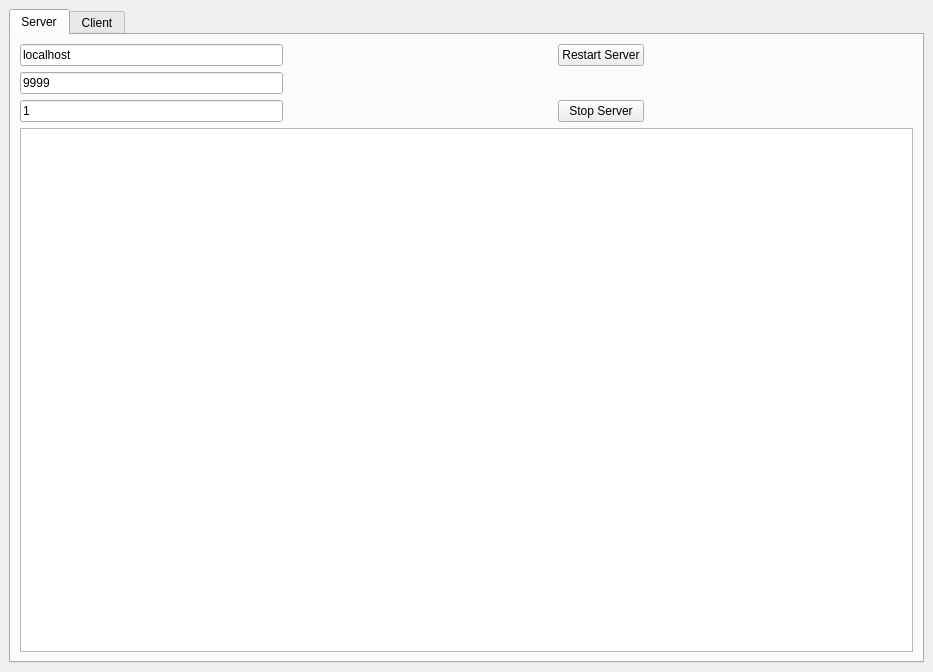
<?xml version="1.0" encoding="UTF-8"?>
<ui version="4.0">
 <class>MainWindow</class>
 <widget class="QMainWindow" name="MainWindow">
  <property name="geometry">
   <rect>
    <x>0</x>
    <y>0</y>
    <width>933</width>
    <height>672</height>
   </rect>
  </property>
  <property name="windowTitle">
   <string>video-syncer</string>
  </property>
  <widget class="QWidget" name="centralwidget">
   <layout class="QGridLayout" name="gridLayout">
    <item row="0" column="0">
     <widget class="QTabWidget" name="tabWidget">
      <property name="currentIndex">
       <number>0</number>
      </property>
      <widget class="QWidget" name="tab">
       <attribute name="title">
        <string>Server</string>
       </attribute>
       <layout class="QGridLayout" name="gridLayout_2">
        <item row="0" column="0">
         <widget class="QLineEdit" name="host_input">
          <property name="text">
           <string>localhost</string>
          </property>
         </widget>
        </item>
        <item row="3" column="0" colspan="4">
         <widget class="QTextBrowser" name="textBrowser"/>
        </item>
        <item row="2" column="2">
         <widget class="QPushButton" name="soptButton">
          <property name="text">
           <string>Stop Server</string>
          </property>
         </widget>
        </item>
        <item row="2" column="0">
         <widget class="QLineEdit" name="max_clients">
          <property name="text">
           <string>1</string>
          </property>
          <property name="placeholderText">
           <string>2</string>
          </property>
         </widget>
        </item>
        <item row="1" column="0">
         <widget class="QLineEdit" name="port_input">
          <property name="text">
           <string>9999</string>
          </property>
          <property name="placeholderText">
           <string>9999</string>
          </property>
         </widget>
        </item>
        <item row="1" column="3">
         <spacer name="horizontalSpacer_2">
          <property name="orientation">
           <enum>Qt::Horizontal</enum>
          </property>
          <property name="sizeHint" stdset="0">
           <size>
            <width>40</width>
            <height>20</height>
           </size>
          </property>
         </spacer>
        </item>
        <item row="1" column="1">
         <spacer name="horizontalSpacer">
          <property name="orientation">
           <enum>Qt::Horizontal</enum>
          </property>
          <property name="sizeHint" stdset="0">
           <size>
            <width>40</width>
            <height>20</height>
           </size>
          </property>
         </spacer>
        </item>
        <item row="0" column="2">
         <widget class="QPushButton" name="restart_button">
          <property name="text">
           <string>Restart Server</string>
          </property>
         </widget>
        </item>
       </layout>
      </widget>
      <widget class="QWidget" name="tab_2">
       <attribute name="title">
        <string>Client</string>
       </attribute>
       <layout class="QGridLayout" name="gridLayout_3">
        <item row="9" column="2" colspan="2">
         <widget class="QPushButton" name="disconnect_button">
          <property name="text">
           <string>Diconnect</string>
          </property>
         </widget>
        </item>
        <item row="2" column="2">
         <spacer name="verticalSpacer_2">
          <property name="orientation">
           <enum>Qt::Vertical</enum>
          </property>
          <property name="sizeHint" stdset="0">
           <size>
            <width>20</width>
            <height>40</height>
           </size>
          </property>
         </spacer>
        </item>
        <item row="0" column="2">
         <spacer name="verticalSpacer_3">
          <property name="orientation">
           <enum>Qt::Vertical</enum>
          </property>
          <property name="sizeHint" stdset="0">
           <size>
            <width>20</width>
            <height>40</height>
           </size>
          </property>
         </spacer>
        </item>
        <item row="5" column="2" colspan="2">
         <widget class="QPushButton" name="reconnect_button">
          <property name="text">
           <string>Reload</string>
          </property>
         </widget>
        </item>
        <item row="7" column="2" colspan="2">
         <widget class="QLabel" name="connected_label">
          <property name="text">
           <string/>
          </property>
         </widget>
        </item>
        <item row="3" column="3">
         <widget class="QLabel" name="label_2">
          <property name="text">
           <string>port</string>
          </property>
         </widget>
        </item>
        <item row="3" column="4">
         <spacer name="horizontalSpacer_7">
          <property name="orientation">
           <enum>Qt::Horizontal</enum>
          </property>
          <property name="sizeHint" stdset="0">
           <size>
            <width>40</width>
            <height>20</height>
           </size>
          </property>
         </spacer>
        </item>
        <item row="3" column="0">
         <spacer name="horizontalSpacer_12">
          <property name="orientation">
           <enum>Qt::Horizontal</enum>
          </property>
          <property name="sizeHint" stdset="0">
           <size>
            <width>40</width>
            <height>20</height>
           </size>
          </property>
         </spacer>
        </item>
        <item row="3" column="2">
         <widget class="QLineEdit" name="server_port"/>
        </item>
        <item row="5" column="0">
         <spacer name="horizontalSpacer_5">
          <property name="orientation">
           <enum>Qt::Horizontal</enum>
          </property>
          <property name="sizeHint" stdset="0">
           <size>
            <width>40</width>
            <height>20</height>
           </size>
          </property>
         </spacer>
        </item>
        <item row="1" column="3">
         <widget class="QLabel" name="label">
          <property name="text">
           <string>server adress</string>
          </property>
         </widget>
        </item>
        <item row="1" column="4">
         <spacer name="horizontalSpacer_4">
          <property name="orientation">
           <enum>Qt::Horizontal</enum>
          </property>
          <property name="sizeHint" stdset="0">
           <size>
            <width>40</width>
            <height>20</height>
           </size>
          </property>
         </spacer>
        </item>
        <item row="1" column="0">
         <spacer name="horizontalSpacer_10">
          <property name="orientation">
           <enum>Qt::Horizontal</enum>
          </property>
          <property name="sizeHint" stdset="0">
           <size>
            <width>40</width>
            <height>20</height>
           </size>
          </property>
         </spacer>
        </item>
        <item row="5" column="4">
         <spacer name="horizontalSpacer_6">
          <property name="orientation">
           <enum>Qt::Horizontal</enum>
          </property>
          <property name="sizeHint" stdset="0">
           <size>
            <width>40</width>
            <height>20</height>
           </size>
          </property>
         </spacer>
        </item>
        <item row="1" column="2">
         <widget class="QLineEdit" name="server_ip"/>
        </item>
        <item row="4" column="2">
         <spacer name="verticalSpacer">
          <property name="orientation">
           <enum>Qt::Vertical</enum>
          </property>
          <property name="sizeHint" stdset="0">
           <size>
            <width>20</width>
            <height>40</height>
           </size>
          </property>
         </spacer>
        </item>
        <item row="8" column="2">
         <spacer name="verticalSpacer_4">
          <property name="orientation">
           <enum>Qt::Vertical</enum>
          </property>
          <property name="sizeHint" stdset="0">
           <size>
            <width>20</width>
            <height>40</height>
           </size>
          </property>
         </spacer>
        </item>
       </layout>
      </widget>
     </widget>
    </item>
   </layout>
  </widget>
 </widget>
 <resources/>
 <connections/>
</ui>
